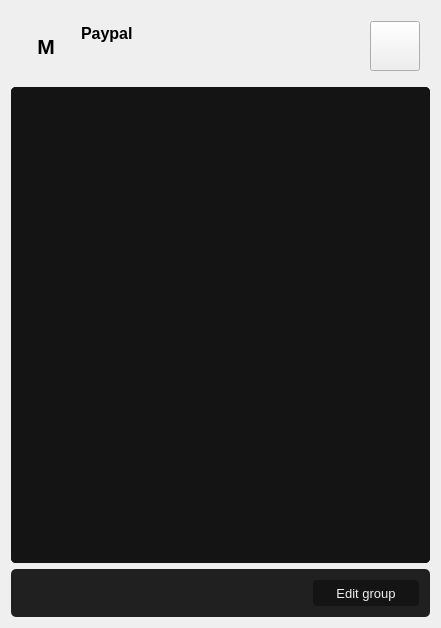
<?xml version="1.0" encoding="UTF-8"?>
<ui version="4.0">
 <class>GroupPageForm</class>
 <widget class="QWidget" name="GroupPageForm">
  <property name="geometry">
   <rect>
    <x>0</x>
    <y>0</y>
    <width>441</width>
    <height>628</height>
   </rect>
  </property>
  <property name="windowTitle">
   <string>Form</string>
  </property>
  <layout class="QGridLayout" name="gridLayout_4">
   <item row="0" column="0">
    <widget class="QFrame" name="f_block">
     <property name="styleSheet">
      <string notr="true"/>
     </property>
     <property name="frameShape">
      <enum>QFrame::NoFrame</enum>
     </property>
     <property name="frameShadow">
      <enum>QFrame::Raised</enum>
     </property>
     <layout class="QGridLayout" name="gridLayout_2">
      <property name="leftMargin">
       <number>10</number>
      </property>
      <property name="topMargin">
       <number>10</number>
      </property>
      <property name="rightMargin">
       <number>10</number>
      </property>
      <property name="bottomMargin">
       <number>10</number>
      </property>
      <property name="horizontalSpacing">
       <number>10</number>
      </property>
      <property name="verticalSpacing">
       <number>0</number>
      </property>
      <item row="0" column="3" rowspan="2">
       <widget class="QPushButton" name="pB_close">
        <property name="enabled">
         <bool>true</bool>
        </property>
        <property name="minimumSize">
         <size>
          <width>50</width>
          <height>50</height>
         </size>
        </property>
        <property name="maximumSize">
         <size>
          <width>50</width>
          <height>50</height>
         </size>
        </property>
        <property name="styleSheet">
         <string notr="true">QPushButton:pressed{
	margin-top: -1px;
}</string>
        </property>
        <property name="text">
         <string/>
        </property>
        <property name="icon">
         <iconset resource="resources/resources.qrc">
          <normaloff>:/recources/icons/arrow-left.png</normaloff>:/recources/icons/arrow-left.png</iconset>
        </property>
        <property name="iconSize">
         <size>
          <width>32</width>
          <height>32</height>
         </size>
        </property>
       </widget>
      </item>
      <item row="0" column="2">
       <spacer name="horizontalSpacer">
        <property name="orientation">
         <enum>Qt::Horizontal</enum>
        </property>
        <property name="sizeHint" stdset="0">
         <size>
          <width>40</width>
          <height>20</height>
         </size>
        </property>
       </spacer>
      </item>
      <item row="0" column="0" rowspan="2">
       <widget class="QLabel" name="icon">
        <property name="minimumSize">
         <size>
          <width>50</width>
          <height>50</height>
         </size>
        </property>
        <property name="maximumSize">
         <size>
          <width>50</width>
          <height>50</height>
         </size>
        </property>
        <property name="font">
         <font>
          <pointsize>16</pointsize>
          <bold>true</bold>
         </font>
        </property>
        <property name="styleSheet">
         <string notr="true"/>
        </property>
        <property name="text">
         <string>M</string>
        </property>
        <property name="alignment">
         <set>Qt::AlignCenter</set>
        </property>
       </widget>
      </item>
      <item row="0" column="1">
       <widget class="QLabel" name="l_title">
        <property name="font">
         <font>
          <pointsize>12</pointsize>
          <bold>true</bold>
         </font>
        </property>
        <property name="text">
         <string>Paypal</string>
        </property>
       </widget>
      </item>
     </layout>
    </widget>
   </item>
   <item row="2" column="0">
    <widget class="QFrame" name="frame_3">
     <property name="styleSheet">
      <string notr="true">QPushButton {
    padding: 2px;
    margin: 2px;
    font: 10pt;
    background-color: rgb(20, 20, 20);
    color: #EEEEEE;
    border-radius: 4px;
}

QPushButton:hover{
    background-color: rgb(60, 60, 60);
    color: #EEEEEE;
}

QLineEdit{
    border: none;
    border-radius: 4px;
    min-height: 25px;
    padding-left: 5px;
    background-color: #eee;
}

QFrame {
	background-color: #202020;
	border-radius: 5px;
}
</string>
     </property>
     <property name="frameShape">
      <enum>QFrame::StyledPanel</enum>
     </property>
     <property name="frameShadow">
      <enum>QFrame::Raised</enum>
     </property>
     <layout class="QGridLayout" name="gridLayout_5">
      <item row="1" column="1">
       <widget class="QPushButton" name="pB_edit">
        <property name="minimumSize">
         <size>
          <width>110</width>
          <height>30</height>
         </size>
        </property>
        <property name="maximumSize">
         <size>
          <width>110</width>
          <height>30</height>
         </size>
        </property>
        <property name="styleSheet">
         <string notr="true"/>
        </property>
        <property name="text">
         <string>Edit group</string>
        </property>
       </widget>
      </item>
      <item row="1" column="0">
       <spacer name="horizontalSpacer_4">
        <property name="orientation">
         <enum>Qt::Horizontal</enum>
        </property>
        <property name="sizeHint" stdset="0">
         <size>
          <width>40</width>
          <height>20</height>
         </size>
        </property>
       </spacer>
      </item>
     </layout>
    </widget>
   </item>
   <item row="1" column="0">
    <widget class="QFrame" name="frame_4">
     <property name="styleSheet">
      <string notr="true">background-color: rgb(20,20,20);
border-radius: 5px;</string>
     </property>
     <property name="frameShape">
      <enum>QFrame::NoFrame</enum>
     </property>
     <property name="frameShadow">
      <enum>QFrame::Raised</enum>
     </property>
     <layout class="QGridLayout" name="gridLayout_6">
      <property name="leftMargin">
       <number>0</number>
      </property>
      <property name="topMargin">
       <number>0</number>
      </property>
      <property name="rightMargin">
       <number>0</number>
      </property>
      <property name="bottomMargin">
       <number>0</number>
      </property>
      <property name="spacing">
       <number>0</number>
      </property>
      <item row="0" column="0">
       <widget class="QScrollArea" name="scrollArea">
        <property name="styleSheet">
         <string notr="true"/>
        </property>
        <property name="widgetResizable">
         <bool>true</bool>
        </property>
        <widget class="QWidget" name="scrollAreaWidgetContents">
         <property name="geometry">
          <rect>
           <x>0</x>
           <y>0</y>
           <width>423</width>
           <height>480</height>
          </rect>
         </property>
        </widget>
       </widget>
      </item>
     </layout>
    </widget>
   </item>
  </layout>
 </widget>
 <resources>
  <include location="resources/resources.qrc"/>
 </resources>
 <connections/>
</ui>
